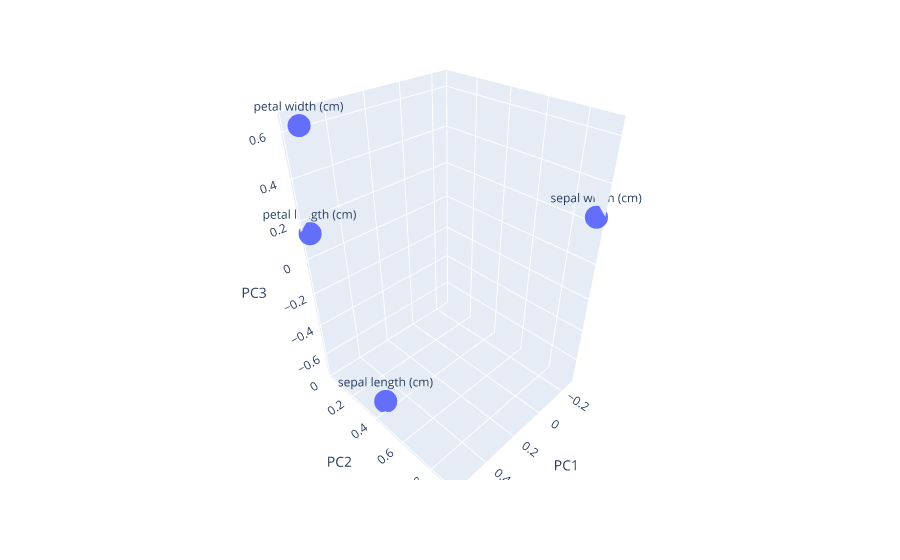

Source (notebook cell):
### Markdown cell above
## **5. Loadings Plot**

### Code cell
loadings_label = df_loadings.index
# loadings_label = df_loadings.index.str.strip(' (cm)')

fig = px.scatter_3d(df_loadings, x='PC1', y='PC2', z='PC3',
                    text = loadings_label)

fig.show()

### Figure 1 — Plotly figure (JSON) as saved in the notebook; plotly's stock layout.template omitted (floating-point values rounded to 4 significant figures)
{"data": [{"hovertemplate": "PC1=%{x}<br>PC2=%{y}<br>PC3=%{z}<br>index=%{text}<extra></extra>", "legendgroup": "", "marker": {"color": "#636efa", "symbol": "circle"}, "mode": "markers+text", "name": "", "scene": "scene", "showlegend": false, "text": ["sepal length (cm)", "sepal width (cm)", "petal length (cm)", "petal width (cm)"], "type": "scatter3d", "x": [0.5211, -0.2693, 0.5804, 0.5649], "y": [0.3774, 0.9233, 0.02449, 0.06694], "z": [-0.7196, 0.2444, 0.1421, 0.6343]}], "layout": {"autosize": true, "legend": {"tracegroupgap": 0}, "margin": {"t": 60}, "scene": {"aspectmode": "auto", "aspectratio": {"x": 0.8403, "y": 0.8888, "z": 1.339}, "domain": {"x": [0, 1], "y": [0, 1]}, "xaxis": {"title": {"text": "PC1"}, "type": "linear"}, "yaxis": {"title": {"text": "PC2"}, "type": "linear"}, "zaxis": {"title": {"text": "PC3"}, "type": "linear"}}}}
